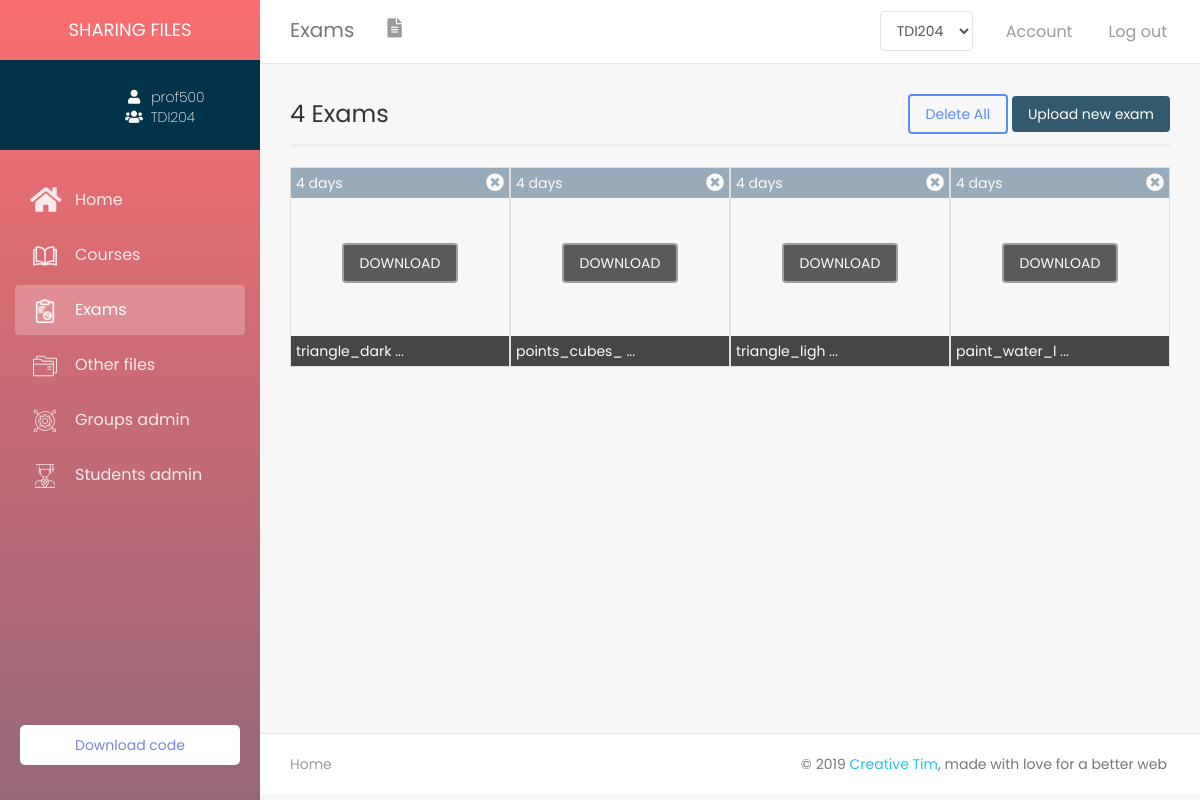
Before: /index/professor/exams.php?user=prof500 (signed in) with the older database file.
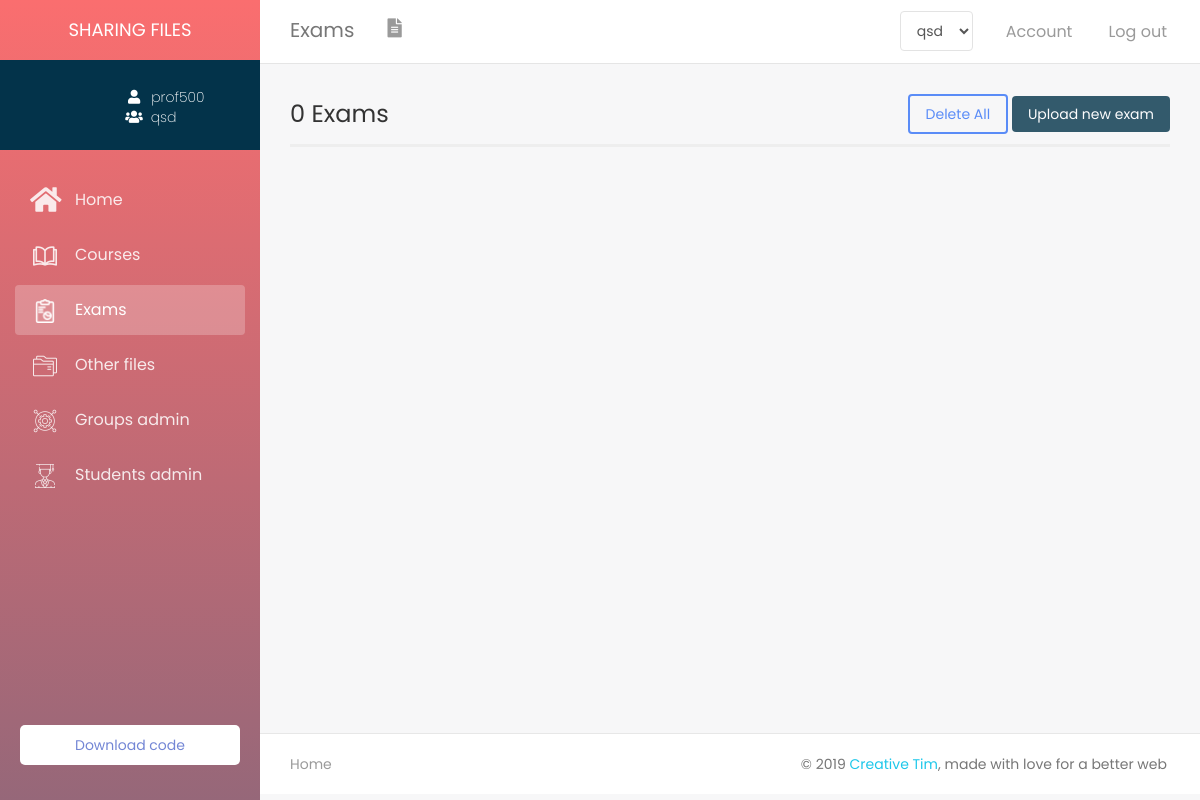
After: the same page with the newer database file.
### tables this page shows
CREATE TABLE IF NOT EXISTS `groupe` (
  `id` int(11) NOT NULL AUTO_INCREMENT,
  `nom` varchar(100) DEFAULT NULL,
  `description` text,
  `image_groupe` text,
  `date_creation` datetime DEFAULT CURRENT_TIMESTAMP,
  `pseudo_prof` varchar(100) NOT NULL,
  `nbr_fichier` int(11) DEFAULT '0',
  `nbr_etudient` int(11) DEFAULT '0',
  PRIMARY KEY (`id`),
  UNIQUE KEY `nom` (`nom`),
  KEY `pseudo_prof` (`pseudo_prof`)
);

CREATE TABLE IF NOT EXISTS `fichier` (
  `nom` varchar(200) NOT NULL,
  `type` varchar(100) NOT NULL,
  `fich_date` datetime DEFAULT NULL,
  `groupe_id` int(11) NOT NULL,
  PRIMARY KEY (`nom`),
  KEY `groupe_id` (`groupe_id`)
);

### includes/functions.php (the view, shortened to what the changed rows need)
<?php
    require 'config.php';
    function get_groupeName($id){
        global $con;
        $rq = "SELECT nom FROM groupe WHERE id = '$id'";
        $res = mysqli_query($con, $rq);
        $row = mysqli_fetch_assoc($res);
        return $row['nom'];
    }
    function get_pageName(){
        $page = explode('.', basename($_SERVER['PHP_SELF']));
        return ucfirst($page[0]);
    }
    function get_index_theme(){
        if(isset($_SESSION['plan']))
        {
            $plan = $_SESSION['plan'];
            if($plan == 'student')
                return '<link rel="stylesheet" type="text/css" href="../assets/style/themes/student_theme.css"/>';
            else if($plan == 'professor')
                return '<link rel="stylesheet" type="text/css" href="../assets/style/themes/prof_theme.css"/>';
            else if($plan == 'admin')
                return '<link rel="stylesheet" type="text/css" href="../assets/style/themes/admin_theme.css"/>';
            else
                header('location: plans/plans.php');
            return false;
        }
        else
            header('location: login.php');
    }
    function select_index_query($select,$table,$where,$username){
        global $con;
        $usern = mysqli_real_escape_string($con, $username);
        $rq = "SELECT $select FROM $table WHERE $where = '$usern'";
        $res = mysqli_query($con,$rq);
        return mysqli_fetch_assoc($res);
    }
    function get_time_unit($fich_date){
        $datenow = time();
        $file_date = strtotime($fich_date);
        $time_left = $datenow - $file_date;
        switch($time_left){
            case ($time_left >= 60*60*24 && $time_left < 60*60*24*7);
                $time_left = floor($time_left / (60*60*24));
                $unit = 'days';break;
        }
        return array('time_left' => $time_left, 'unit' => $unit);
    }
    function load_files_query($grp_id,$file_type,$current_page){
        global $con;
        $courses = array();
        $rq = "SELECT * FROM fichier WHERE type = '$file_type' AND groupe_id = '$grp_id' ORDER BY fich_date DESC";
        $res = mysqli_query($con,$rq);
        $i = 0;
        $courses[] = array();
        while($row = mysqli_fetch_assoc($res)){
            $file_name = $row['nom'];
            $fich_date = $row['fich_date'];
            $unit_and_time_left = get_time_unit($fich_date);
            $time_left = $unit_and_time_left['time_left'];
            $unit = $unit_and_time_left['unit'];
            $file_extension = get_file_extension($file_name);
            if($file_extension != 'png' && $file_extension != 'jpg' && $file_extension != 'jpeg'){
                $icon_dir = generate_icon($file_name,$current_page);
                $css = 'background-size: contain;';
            }
            else{
                $icon_dir = '../cloud/'.$file_name;
                $css = 'background-size: cover;';
            }
            $courses[$i] = '<div class="file col-xs-6 col-sm-4 col-md-2 col-lg-3" style="border:1px solid #ddd;height:200px;margin-top:20px;padding:0;position:relative;background-image: url('.$icon_dir.');'.$css.'">
            <div class="file-date" style="padding:5px;color:#fff;background-color:#708ba2;opacity:0.7;width:100%"><span id="date">'.$time_left.' '.$unit.'</span>
            <i id="'.$file_name.'" style="float:right;font-size:large;cursor:pointer;display:none;" class="delete_file fas fa-times-circle"></i>
            </div>
            <div id="ms-container">
                <label class="label-ms"  for="ms-download">
                    <div class="ms-content">
                        <div class="ms-content-inside">
                            <input type="checkbox" id="ms-download" />
                            <div class="ms-line-down-container">
                                <div class="ms-line-down"></div>
                            </div>
                            <div class="ms-line-point"></div>
                        </div>
                    </div>
                </label>
            </div>
            <div class="desc" style="padding:5px;color:#fff;background-color:#333;bottom:0;opacity:.9;position:absolute;width:100%"><span class="title">'.$file_name.'</span></div>
            <div class="download-container text-center" style="height:0"><a href="../cloud/'.$file_name.'" download><button type="button" class="btn-download btn btn-default" style="background-color:#333;color:#fff;z-index:999;margin-top:45px;">DOWNLOAD</button></a>
		    </div>
            </div><script>subtruct_title()</script>';
            $i= $i + 1;
        }
        return $courses;
    }
    function get_file_extension($file_name){
        $file_name = explode('.', $file_name);
        $file_extension = end($file_name);
        return $file_extension;
    }
    function get_files_count($current_page, $grp_id){
        global $con;
        switch($current_page){
            case ($current_page == 'Exams'):
                $type = 'exercice';break;
        }
        $res = mysqli_query($con,"select count(nom) from fichier WHERE type = '$type' AND groupe_id = '$grp_id' ");
        $row = mysqli_fetch_assoc($res);
        return $row['count(nom)'];
    }
?>

### index/professor/exams.php (shortened to what the changed rows need)
<?php
    include '../includes/header.php';
?>
<?php
    if(isset($_GET['user']) && isset($_SESSION['plan']) && isset($_SESSION['user']))
    {
        $get_username = $_GET['user'];
        if(!empty($get_username) && $get_username == $_SESSION['user'])
        {
?>
    <div class="wrapper">
        <div class="main-panel">
        <?php include '../includes/top_nav.php'; ?>
        <?php include '../includes/sidebar.php'; ?>
        <div class="content">
            <div id="files-container" class="container-fluid">
                <div id="top-panel" class="top-panel row">
                    <span class="courses_count" style="line-height:40px;font-size:x-large;"><?php echo get_files_count($current_page = get_pageName(), $_SESSION['grp_id']); ?> Exams</span>
                    <div class="file-controls" style="display:none">
                        <button type="button" id="delete-button" class="btn btn-primary">
                            Delete All
                        </button>
                        <label id="file-button" class="btn btn-default btn-file">
                            Upload new exam <input type="file" id="file_course" style="display: none;">
                        </label>
                    </div>
                </div>
                <div class="line"></div>
                <div id="file_container">
                    <?php
                        if(isset($_SESSION['grp_id'])){
                            $current_page = get_pageName();
                            $files = load_files_query($_SESSION['grp_id'],'exercice',$current_page);
                            if($files[0] != null){
                                foreach ($files as $file) {
                                    echo $file;
                                }
                            }
                        }
                    ?>
                </div>
        </div>
    </div>
<?php include '../includes/footer.php'; ?>
<?php
        }
        else
            header ('location: home.php?user='.$_SESSION['user']);
    }
?>

### index/includes/top_nav.php (shortened to what the changed rows need)
    <?php
        if(isset($_GET['user']))
            {
                $username = $_GET['user'];
                $plan = $_SESSION['plan'];
                if(!empty($username) && $username == $_SESSION['user'])
                {
    ?>
    <nav class="navbar navbar-default navbar-fixed">
        <div class="container-fluid">
            <div class="navbar-header">
                <a class="navbar-brand" href="<?php $page = lcfirst(get_pageName()); echo ''.$page.'.php?user='.$username.'' ?>"><?php echo get_pageName(); ?></a>
            </div>
            <div class="collapse navbar-collapse">
                <ul class="nav navbar-nav navbar-left">
                    <li>
                        <a href="<?php $page = lcfirst(get_pageName()); echo ''.$page.'.php?user='.$username.'' ?>" class="dropdown-toggle" data-toggle="dropdown">
                           <?php
                            $actual_pageName = lcfirst(get_pageName());
                            switch($actual_pageName){
                                case 'exams':
                                    echo "<i class='fas fa-file-alt' aria-hidden='true'></i>"; break;
                            }
                            ?>
                        </a>
                    </li>
                </ul>
                <ul class="nav navbar-nav navbar-right">
                    <li id="list-groupe-li" style="display:none;">
                        <a style="margin:2px 0 0 0">
                            <select id="list-groupe" name="groupe" class="form-control">
                                <?php
                                    if($plan == 'professor'){
                                        $rq = "SELECT * FROM groupe WHERE pseudo_prof ='$username'";
                                        $res = mysqli_query($con,$rq);
                                        if(mysqli_num_rows($res) != 0){
                                            $rq2 = "SELECT grp_id FROM groupe_historique WHERE pseudo_prof ='$username'";
                                            $res2 = mysqli_query($con,$rq2);
                                            $row2 = mysqli_fetch_assoc($res2);
                                            $grp_name_histo = get_groupeName($row2['grp_id']);
                                            while($row = mysqli_fetch_assoc($res)){
                                                if($row['id'] == $row2['grp_id'] && mysqli_num_rows($res2) != 0){
                                                    echo '<option value='.$row2['grp_id'].' selected>'.$grp_name_histo.'</option>';
                                                }
                                                else{
                                                     echo '<option value='.$row['id'].'>'.$row['nom'].'</option>';
                                                }
                                            }
                                        }
                                        else{
                                            if(isset($_SESSION['grp_id']))
                                                unset($_SESSION['grp_id']);
                                        }
                                    }
                                ?>
                            </select>
                        </a>
                    </li>
                    <li>
                        <a href="../../../demosite/index/<?php echo $plan ?>/profile.php?user=<?php echo $username ?>">
                            <p>Account</p>
                        </a>
                    </li>
                    <li>
                        <a id="logout" href="#">
                        <p>Log out</p>
                        </a>
                    </li>
                </ul>
             </div>
        </div>
    </nav>
<?php
            }
        }
?>

### index/includes/sidebar.php (shortened to what the changed rows need)
<?php
    $username = $_GET['user'];
    $plan = $_SESSION['plan'];
    if(!empty($username) && $username == $_SESSION['user'])
    {
        if($plan == 'professor'){
            $row = select_index_query('*','professeur','pseudo_prof',$username);
            $imageName = $row['image_prof'];
        }
        else{
            $row = select_index_query('*','etudient','pseudo_etu',$username);
            $imageName = $row['image_etu'];
            $image_dir = '../student/assets/images/';
            $grp_id = $row['groupe_id'];
        }
        if($row)
        {
            $image_dir = 'assets/images/';
                $image_dir = '../assets/default-images/'; ?>
    <div class="sidebar" >
	<div class="sidebar-wrapper">
        <div class="logo">
            <div class="simple-text">
                Sharing files
            </div>
        </div>
        <div class="profile">
            <div class="profile-img" id="profile-img" style="background-image: url(<?php echo $image_dir.$imageName?>)"></div>
            <div class="profile-info">
                <div class="username"><i class="fa fa-user" aria-hidden="true"></i><span class="username-text"><?php echo $username ?></span></div>
                <div class="groupe"><i class="fas fa-users" aria-hidden="true"></i><span class="groupe-text"><?php
                    if($plan == 'professor'){
                        if(isset($_SESSION['grp_id']))
                            echo get_groupeName($_SESSION['grp_id']);
                        else
                            echo 'N/A';
                    }
                    else
                        echo get_groupeName($grp_id);
                    ?></span></div>
            </div>
        </div>
        <ul class="nav">
            <?php
                $page_name = get_pageName();
            ?>
            <li <?php if($page_name == 'Home') echo 'class="active"'; ?> >
                <a href="home.php?user=<?php echo $username ?>">
                    <i class="fa fa-home" aria-hidden="true"></i>
                    <p>Home</p>
                </a>
            </li>
            <li <?php if($page_name == 'Courses') echo 'class="active"'; ?> >
                <a href="courses.php?user=<?php echo $username ?>">
                    <i aria-hidden="true"><img src="../assets/icons/open-book.png"></i>
                    <p>Courses</p>
                </a>
            </li>
            <li <?php if($page_name == 'Exams') echo 'class="active"'; ?> >
                <a href="exams.php?user=<?php echo $username ?>">
                    <i aria-hidden="true"><img src="../assets/icons/report.png"></i>
                    <p>Exams</p>
                </a>
            </li>
            <li <?php if($page_name == 'Files') echo 'class="active"'; ?> >
                <a href="files.php?user=<?php echo $username ?>">
                    <i aria-hidden="true"><img src="../assets/icons/folder.png"></i>
                    <p>Other files</p>
                </a>
            </li>
            <?php if($plan == 'professor') {?>
            <li <?php if($page_name == 'Groups') echo 'class="active"'; ?> >
                <a href="groups.php?user=<?php echo $username ?>">
                    <i aria-hidden="true"><img src="../assets/icons/gear.png"></i>
                    <p>Groups admin</p>
                </a>
            </li>
            <li <?php if($page_name == 'Students') echo 'class="active"'; ?> >
                <a href="students.php?user=<?php echo $username ?>">
                    <i aria-hidden="true"><img src="../assets/icons/student.png"></i>
                    <p>Students admin</p>
                </a>
            </li>
            <?php } ?>
        </ul>
        <ul class="list-unstyled CTAs">
            <li>
                <a href="#" class="download">Download code</a>
            </li>
	    </ul>
	</div>
</div>
<?php
        }
    }
?>

Changed rows visible on the page:
removed groupe: nom "TDI204"
removed fichier: fich_date "4", fich_date "days"
removed fichier: fich_date "4", fich_date "days"
removed fichier: fich_date "4", fich_date "days"
removed fichier: fich_date "4", fich_date "days"
added groupe: nom "qsd"
Other visible differences:
form field groupe: "TDI204" → "qsd"
get_files_count($current_page = get_pageName(), $_SESSION['grp_id']): "4" → "0"
list line gone: "triangle_dark ... DOWNLOAD"
list line gone: "points_cubes_ ... DOWNLOAD"
list line gone: "triangle_ligh ... DOWNLOAD"
list line gone: "paint_water_l ... DOWNLOAD"
